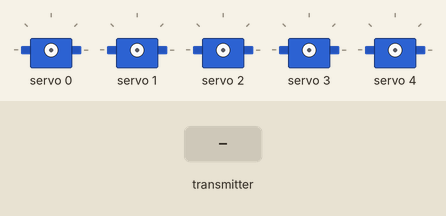
Simulated run of this sketch. Board: Arduino Uno, built with avr-gcc and run on an emulated ATmega328P. Shown: 5 × servo. The test bench sets the inputs (shaded band). No radio packets arrive unless stated.

Above: at 1.2 s.
1.3 s: the transmitter starts sending data.0 = 256
2.8 s: the transmitter starts sending data.1 = 256
4.3 s: the transmitter starts sending data.2 = 256
5.8 s: the transmitter starts sending data.3 = 256
7.3 s: the transmitter starts sending data.4 = 256
8.8 s: the transmitter starts sending data.0 = 512
At 9.3 s:
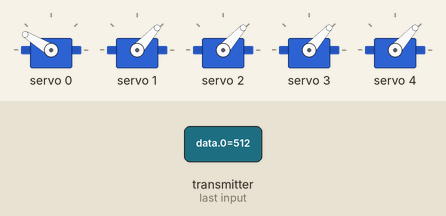
Timing chart, 0 to 11.3 s (numbered marks = the images above; inputs shaded):
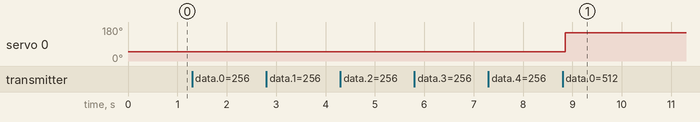

Measured:
- after the input at 8.8 s, servo 0: 48° → 149° after 0.06 s

The sketch:

Phantom_hand.ino
```cpp
#include <nRF24L01.h>
#include <printf.h>
#include <RF24.h>
#include <RF24_config.h>

#include <Wire.h>
#include <Servo.h>
#include <Adafruit_PWMServoDriver.h>

#define SERVOS_ADDRESS 0x40
Adafruit_PWMServoDriver pwm = Adafruit_PWMServoDriver(SERVOS_ADDRESS);

RF24 radio(9, 10); // CE, CSN pins
const byte address[6] = "00001";

int data[5];


void setup()
{
  pwm.begin();
  pwm.setPWMFreq(60);

  Serial.begin(9600);
  radio.begin();
  radio.openReadingPipe(1, address);
  radio.startListening();
}

void loop()
{
 if(radio.available())
 {
   int data[5] = {0};
   radio.read(&data, sizeof(data));

   int little = data[0];
   int ring = data[1];
   int middle = data[2];
   int index = data[3];
   int thumb = data[4];

   pwm.setPWM(0, 0, little);
   pwm.setPWM(1, 0, ring);
   pwm.setPWM(2, 0, middle);
   pwm.setPWM(3, 0, index);
   pwm.setPWM(4, 0, thumb);

   delay(50);
 }
}
```
